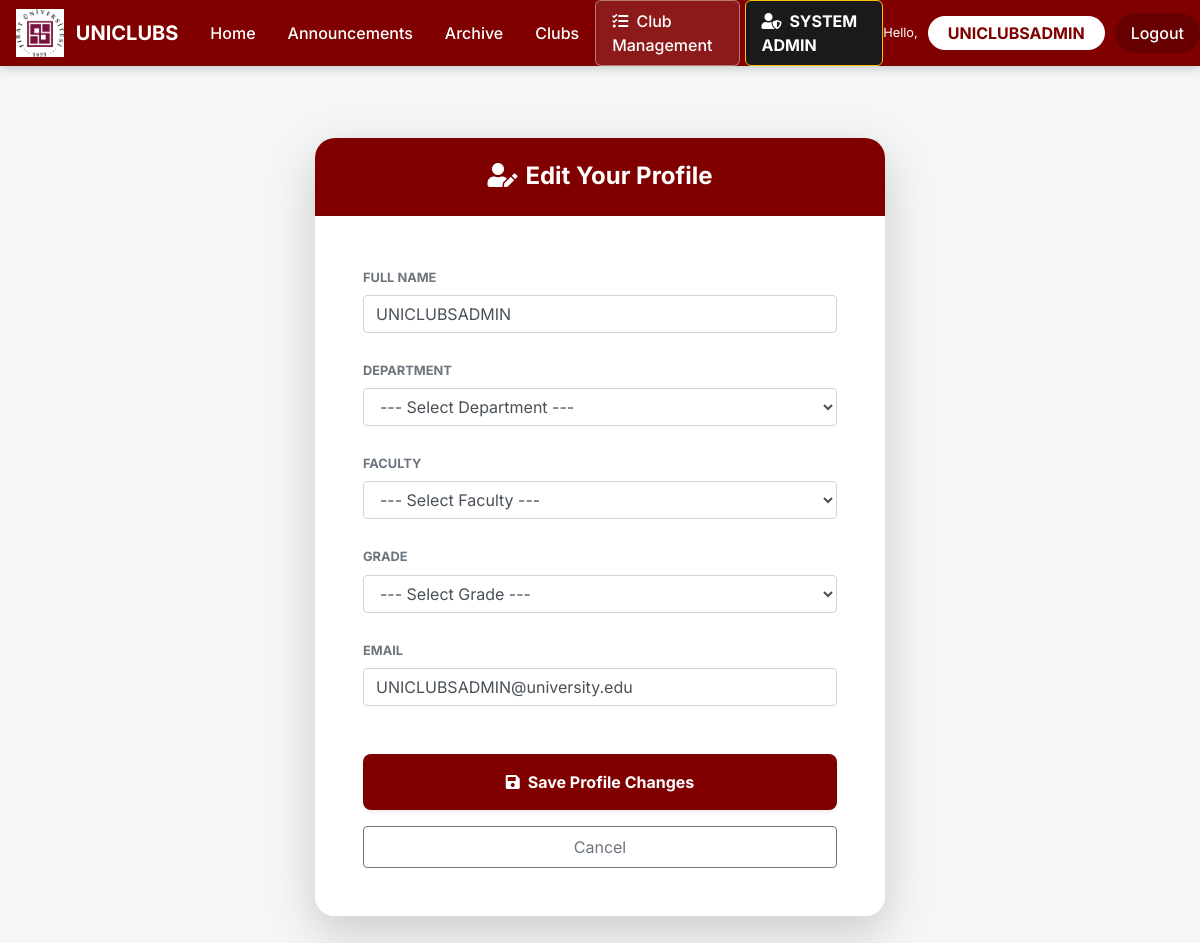
Page /profile/edit/ (signed in) on the committed database.
### app/models.py (models this page shows, shortened)
class Student(models.Model): # Base model for student academic and contact information | Öğrenci akademik ve iletişim bilgileri için temel model
    full_name = models.CharField(max_length=200)
    student_id = models.CharField(max_length=20, unique=True)
    department = models.CharField(max_length=200)
    faculty = models.CharField(max_length=200, blank=True, null=True)
    grade = models.CharField(max_length=50, blank=True, null=True)
    email = models.EmailField(unique=True)
    year = models.IntegerField(default=1)
    created_at = models.DateTimeField(default=timezone.now)
    class Meta:
        ordering = ['-created_at']

### app/views.py (the view)
# urls.py: path('profile/edit/', views.profile_edit, name='profile_edit'),
@login_required
def profile_edit(request):
    student = Student.objects.filter(student_id=str(request.user.id)).first()
    if not student:
        student = Student.objects.filter(email=request.user.email).first()
    if request.method == 'POST':
        form = ProfileEditForm(request.POST)
        if form.is_valid():
            update_student_profile(request.user, form.cleaned_data)
            django_messages.success(request, "Profile updated successfully!")
            return redirect('dashboard')
    else:
        initial = {}
        if student:
            initial = {
                'full_name': student.full_name,
                'department': student.department,
                'faculty': student.faculty,
                'grade': student.grade,
                'email': student.email
            }
        else:
            initial = {'full_name': request.user.username, 'email': request.user.email}
        form = ProfileEditForm(initial=initial)
    return render(request, 'app/profile_form.html', {'form': form})

### app/forms.py
class ProfileEditForm(forms.Form): # Form for updating existing student profile details | Mevcut öğrenci profili detaylarını güncelleme formu
    full_name = forms.CharField(max_length=200, widget=forms.TextInput(attrs={'class': 'form-control', 'placeholder': 'Full Name'}))
    department = forms.ChoiceField(choices=DEPARTMENT_CHOICES_UNI, widget=forms.Select(attrs={'class': 'form-control'}))
    faculty = forms.ChoiceField(choices=FACULTY_CHOICES, widget=forms.Select(attrs={'class': 'form-control'}))
    grade = forms.ChoiceField(choices=GRADE_CHOICES, widget=forms.Select(attrs={'class': 'form-control'}))
    email = forms.EmailField(widget=forms.EmailInput(attrs={'class': 'form-control', 'placeholder': 'Email'}))

### app/templates/app/profile_form.html (shortened to what this page needs)
{% extends "app/layout.html" %}
{% block content %}
<div class="container py-5" style="max-width:600px;">
    <div class="card border-0 shadow-lg rounded-xl overflow-hidden">
        <div class="card-header bg-maroon text-white py-4 text-center">
            <h4 class="font-weight-bold mb-0"><i class="fas fa-user-edit mr-2"></i>Edit Your Profile</h4>
        </div>
        <div class="card-body p-5 bg-white">
            <form method="post">
                {% for field in form %}
                <div class="form-group mb-4">
                    <label class="font-weight-bold small text-uppercase text-muted">{{ field.label }}</label>
                    {{ field }}
                </div>
                {% endfor %}
                <div class="mt-5">
                    <button type="submit" class="btn btn-maroon btn-block py-3 shadow-sm font-weight-bold">
                        <i class="fas fa-save mr-2"></i>Save Profile Changes
                    </button>
                    <a href="{% url 'dashboard' %}" class="btn btn-outline-secondary btn-block mt-3 py-2">
                        Cancel
                    </a>
                </div>
            </form>
        </div>
    </div>
</div>
{% endblock %}

### app/templates/app/layout.html (shortened to what this page needs)
{% load static %}
<!DOCTYPE html>
<html lang="en">
<head>
    <link rel="stylesheet" href="https://stackpath.bootstrapcdn.com/bootstrap/4.5.2/css/bootstrap.min.css" />
    <link rel="stylesheet" href="https://cdnjs.cloudflare.com/ajax/libs/font-awesome/5.15.3/css/all.min.css" />
</head>
<body>
    <nav class="navbar navbar-expand-lg navbar-custom sticky-top p-0">
        <div class="container-fluid p-0">
            <a class="navbar-brand text-white font-weight-bold d-flex align-items-center ml-3" href="{% url 'home' %}">
                <img src="{% static 'app/content/fu_logo_final_v4.png' %}" alt="FU Logo" style="height: 48px; width: auto; margin-right: 12px;">
                UNICLUBS
            </a>
            <div class="collapse navbar-collapse" id="navbarNav">
                <ul class="navbar-nav mr-auto">
                    <li class="nav-item"><a class="nav-link" href="{% url 'home' %}">Home</a></li>
                    <li class="nav-item"><a class="nav-link" href="{% url 'announcements' %}">Announcements</a></li>
                    <li class="nav-item"><a class="nav-link" href="{% url 'event_archive' %}">Archive</a></li>
                    <li class="nav-item"><a class="nav-link" href="{% url 'club_list' %}">Clubs</a></li>
                </ul>
                <ul class="navbar-nav ml-auto align-items-center">
                    {% if user.is_authenticated %}
                        {% if user.username == 'UNICLUBSADMIN' or user.managed_club %}
                            <li class="nav-item">
                                <a class="nav-link nav-club-admin" href="{% url 'club_admin' %}">
                                    <i class="fas fa-tasks mr-1"></i> Club Management
                                </a>
                            </li>
                        {% endif %}
                        {% if user.username == 'UNICLUBSADMIN' %}
                            <li class="nav-item">
                                <a class="nav-link nav-system-admin" href="{% url 'system_admin' %}">
                                    <i class="fas fa-user-shield mr-1"></i> SYSTEM ADMIN
                                </a>
                            </li>
                        {% endif %}
                        <li class="nav-item d-flex align-items-center">
                            <span class="text-white small">Hello,</span>
                        </li>
                        <li class="nav-item">
                            <a class="nav-link btn-student" href="{% url 'dashboard' %}">{{ user.username }}</a>
                        </li>
                        <li class="nav-item">
                            <a class="nav-link btn-logout" href="{% url 'logout' %}">Logout</a>
                        </li>
                    {% else %}
                        <li class="nav-item">
                            <a class="nav-link btn-login" href="{% url 'login' %}">Login</a>
                        </li>
                    {% endif %}
                </ul>
            </div>
        </div>
    </nav>
    <div class="container-fluid py-4">
        {% block content %}{% endblock %}
    </div>
</body>
</html>

### app/templates/app/layout.html (style rules this page uses)
:root { --maroon: #800000; --maroon-dark: #600000; --maroon-light: #fceceb; --soft-bg: #f4f7f6; }
body { background-color: var(--soft-bg); font-family: 'Inter', 'Segoe UI', sans-serif; padding-bottom: 60px; }
.navbar-custom { background-color: var(--maroon); box-shadow: 0 2px 10px rgba(0,0,0,0.2); }
.navbar-custom .nav-link { color: white !important; font-weight: 500; padding: 0.5rem 1rem !important; transition: 0.3s; }
.nav-club-admin { border: 1px solid rgba(255,255,255,0.4); border-radius: 6px; margin-right: 5px; background-color: rgba(255,255,255,0.1); }
.nav-system-admin { background-color: #1a1a1a !important; border-radius: 6px; color: #ffc107 !important; font-weight: bold !important; border: 1px solid #ffc107; }
.navbar-custom .nav-link.btn-student { background-color: white !important; color: #800000 !important; font-weight: bold !important; border-radius: 20px; padding: 5px 20px !important; margin-left: 10px; }
.btn-logout { background-color: rgba(0, 0, 0, 0.2); color: white !important; border-radius: 20px; padding: 5px 20px !important; margin-left: 10px; font-weight: 500; }
.bg-maroon { background-color: var(--maroon) !important; }
.btn-maroon { background-color: var(--maroon); color: white !important; border: none; border-radius: 8px; font-weight: 600; transition: 0.25s; }

### app/templates/app/profile_form.html (style rules this page uses)
.rounded-xl { border-radius: 20px !important; }
.bg-maroon { background-color: #800000 !important; }

### rows in the picture
Student: form "UNICLUBSADMIN" "--- Select Department ---" "--- Select Faculty ---" "--- Select Grade ---" "UNICLUBSADMIN@university.edu"

### other values in the picture
{{ user.username }} "UNICLUBSADMIN"
{{ field.label }} "FULL NAME" "DEPARTMENT" "FACULTY" "GRADE" "EMAIL"
